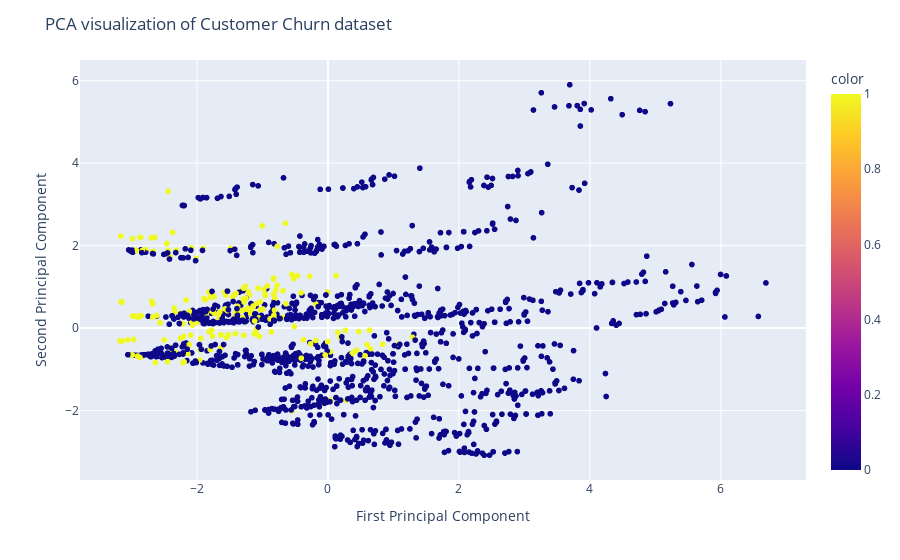

Source (notebook cell):
### Code cell
import plotly.express as px

fig = px.scatter(x=X_pca[:, 0], y=X_pca[:, 1], color=y)
fig.update_layout(
    title="PCA visualization of Customer Churn dataset",
    xaxis_title="First Principal Component",
    yaxis_title="Second Principal Component",
)
fig.show()

### Figure 1 — Plotly figure (JSON) as saved in the notebook; plotly's stock layout.template omitted (floating-point values rounded to 4 significant figures; data arrays with more than 128 entries replaced by an {"elided": "..."} marker saying what was removed)
{"data": [{"hovertemplate": "x=%{x}<br>y=%{y}<br>color=%{marker.color}<extra></extra>", "legendgroup": "", "marker": {"color": {"elided": "1428 int values"}, "coloraxis": "coloraxis", "symbol": "circle"}, "mode": "markers", "name": "", "showlegend": false, "type": "scattergl", "x": {"elided": "1428 float values"}, "xaxis": "x", "y": {"elided": "1428 float values"}, "yaxis": "y"}], "layout": {"coloraxis": {"colorbar": {"title": {"text": "color"}}, "colorscale": [[0, "#0d0887"], [0.1111, "#46039f"], [0.2222, "#7201a8"], [0.3333, "#9c179e"], [0.4444, "#bd3786"], [0.5556, "#d8576b"], [0.6667, "#ed7953"], [0.7778, "#fb9f3a"], [0.8889, "#fdca26"], [1, "#f0f921"]]}, "legend": {"tracegroupgap": 0}, "margin": {"t": 60}, "title": {"text": "PCA visualization of Customer Churn dataset"}, "xaxis": {"anchor": "y", "domain": [0, 1], "title": {"text": "First Principal Component"}}, "yaxis": {"anchor": "x", "domain": [0, 1], "title": {"text": "Second Principal Component"}}}}
